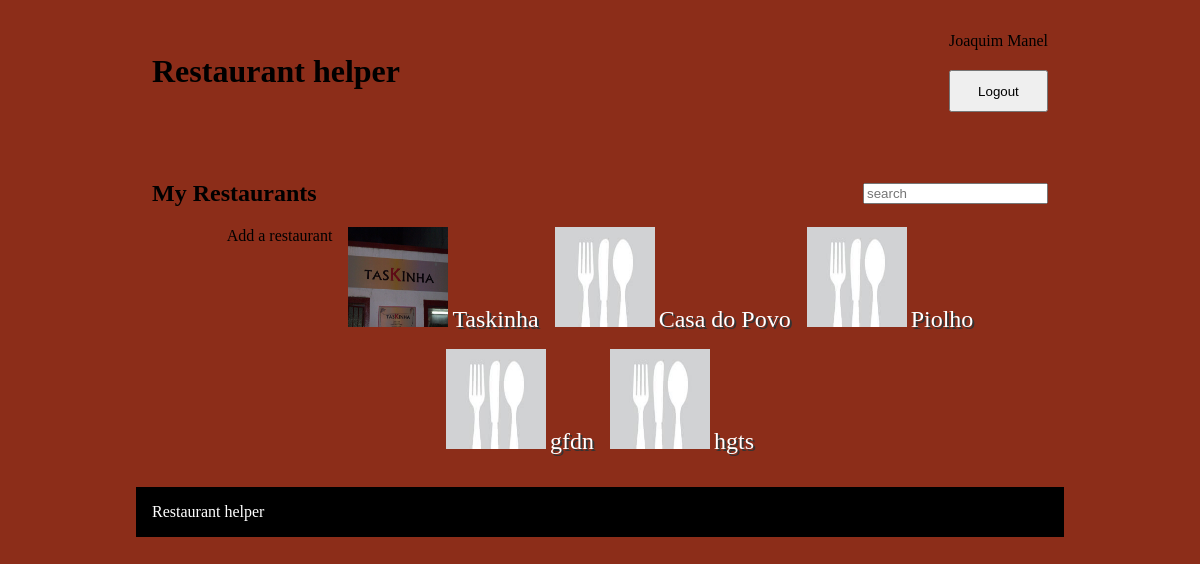
The page /pages/profile.php?id=owner (signed in) on the database its author committed.
### tables this page shows
CREATE TABLE restaurants (
  id INTEGER PRIMARY KEY,            
  name VARCHAR NOT NULL,
  adress VARCHAR NOT NULL,
  category VARCHAR NOT NULL,
  photo STRING DEFAULT "default.jpg",
  owner INTEGER NOT NULL REFERENCES restaurantOwner(id) ON DELETE CASCADE
                      
);

### database/restaurant.class.php (called while the page is built, shortened)
<?php
  class Restaurant {
    static function getRestaurantsWithOwner(PDO $db, int $id) {
      $stmt = $db->prepare('SELECT id, name,photo FROM restaurants WHERE owner = (SELECT id FROM restaurantOwner where user = ?)');
      $stmt->execute(array($id));
      return $stmt->fetchAll();
    }
  }
?>

### templates/restaurants.php (the view, shortened to what this page needs)
<?php function drawProfileRestaurants(array $restaurants) { ?>
  <header>
    <h2>My Restaurants</h2>
    <input id="searchrestaurant" type="text" placeholder="search">
  </header>
  <section id="restaurants">
  <a href="../pages/restaurant.php?id=add">Add a restaurant</a>
    <?php foreach($restaurants as $restaurant) { ?>
      <article>
        <img src="../restaurantPictures/<?=$restaurant['photo']?>">
        <a href="../pages/restaurant.php?id=<?=$restaurant['id']?>"><?=$restaurant['name']?></a>
      </article>
    <?php } ?>
  </section>
<?php } ?>

### css/style.css (style rules this page uses)
html { background-color: #8C2D19; }
body { width: 60em; margin: 1em auto; --main-color: black; max-width: 100vw; }
main a { color: var(--main-color); text-decoration: none; }
main > header { display: flex; }
main > header h2 { flex-grow: 1; }
main > header input { align-self: center; }
#restaurants { display: flex; flex-wrap: wrap; justify-content: center; gap: 1em; }
#restaurants article * { grid-column-start: 1; grid-row-start: 1; }
#restaurants article a { color: white; text-decoration: none; text-shadow: 2px 2px #333; font-size: 1.5em; align-self: center; justify-self: center; text-align: center; }
#restaurants article img { width: 100px !important; height: 100px !important; }

### rows shown on the page
restaurants: photo (picture), name "Taskinha"
restaurants: photo (placeholder picture), name "Casa do Povo"
restaurants: photo (placeholder picture), name "Piolho"
restaurants: photo (placeholder picture), name "gfdn"
restaurants: photo (placeholder picture), name "hgts"

### other values the page prints
$name "Joaquim Manel"
